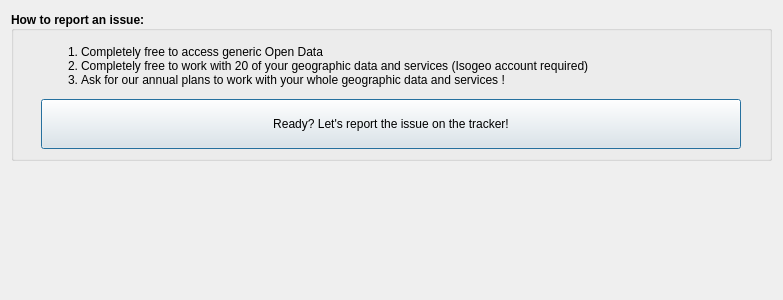
<?xml version="1.0" encoding="UTF-8"?>
<ui version="4.0">
 <author>Isogeo</author>
 <class>dlg_report</class>
 <widget class="QDialog" name="dlg_report">
  <property name="geometry">
   <rect>
    <x>0</x>
    <y>0</y>
    <width>783</width>
    <height>300</height>
   </rect>
  </property>
  <property name="minimumSize">
   <size>
    <width>750</width>
    <height>300</height>
   </size>
  </property>
  <property name="maximumSize">
   <size>
    <width>800</width>
    <height>400</height>
   </size>
  </property>
  <property name="windowTitle">
   <string>Report</string>
  </property>
  <property name="windowIcon">
   <iconset resource="../../resources.qrc">
    <normaloff>:/plugins/Isogeo/resources/bullhorn.svg</normaloff>:/plugins/Isogeo/resources/bullhorn.svg</iconset>
  </property>
  <property name="locale">
   <locale language="English" country="UnitedStates"/>
  </property>
  <property name="modal">
   <bool>false</bool>
  </property>
  <layout class="QVBoxLayout" name="verticalLayout">
   <item>
    <widget class="QGroupBox" name="grb_need_account">
     <property name="minimumSize">
      <size>
       <width>200</width>
       <height>150</height>
      </size>
     </property>
     <property name="maximumSize">
      <size>
       <width>16777215</width>
       <height>200</height>
      </size>
     </property>
     <property name="font">
      <font>
       <weight>75</weight>
       <bold>true</bold>
      </font>
     </property>
     <property name="autoFillBackground">
      <bool>true</bool>
     </property>
     <property name="locale">
      <locale language="English" country="UnitedStates"/>
     </property>
     <property name="title">
      <string>How to report an issue:</string>
     </property>
     <property name="alignment">
      <set>Qt::AlignLeading|Qt::AlignLeft|Qt::AlignVCenter</set>
     </property>
     <property name="flat">
      <bool>true</bool>
     </property>
     <layout class="QGridLayout" name="gridLayout">
      <item row="0" column="0">
       <widget class="QLabel" name="lbl_access_conditions">
        <property name="maximumSize">
         <size>
          <width>700</width>
          <height>16777215</height>
         </size>
        </property>
        <property name="font">
         <font>
          <weight>50</weight>
          <bold>false</bold>
         </font>
        </property>
        <property name="text">
         <string>&lt;html&gt;&lt;head/&gt;&lt;body&gt;&lt;ol style=&quot;margin-top: 0px; margin-bottom: 0px; margin-left: 0px; margin-right: 0px; -qt-list-indent: 1;&quot;&gt;&lt;li style=&quot; margin-top:12px; margin-bottom:0px; margin-left:0px; margin-right:0px; -qt-block-indent:0; text-indent:0px;&quot;&gt;Completely free to access generic Open Data &lt;/li&gt;&lt;li style=&quot; margin-top:0px; margin-bottom:0px; margin-left:0px; margin-right:0px; -qt-block-indent:0; text-indent:0px;&quot;&gt;Completely free to work with 20 of your geographic data and services (Isogeo account required) &lt;/li&gt;&lt;li style=&quot; margin-top:0px; margin-bottom:12px; margin-left:0px; margin-right:0px; -qt-block-indent:0; text-indent:0px;&quot;&gt;Ask for our annual plans to work with your whole geographic data and services ! &lt;/li&gt;&lt;/ol&gt;&lt;/body&gt;&lt;/html&gt;</string>
        </property>
        <property name="textFormat">
         <enum>Qt::RichText</enum>
        </property>
       </widget>
      </item>
      <item row="1" column="0">
       <widget class="QPushButton" name="btn_account_new">
        <property name="minimumSize">
         <size>
          <width>200</width>
          <height>30</height>
         </size>
        </property>
        <property name="maximumSize">
         <size>
          <width>700</width>
          <height>50</height>
         </size>
        </property>
        <property name="font">
         <font>
          <weight>50</weight>
          <bold>false</bold>
         </font>
        </property>
        <property name="cursor">
         <cursorShape>PointingHandCursor</cursorShape>
        </property>
        <property name="autoFillBackground">
         <bool>true</bool>
        </property>
        <property name="text">
         <string>Ready? Let's report the issue on the tracker!</string>
        </property>
        <property name="icon">
         <iconset resource="../../resources.qrc">
          <normaloff>:/plugins/Isogeo/resources/send-o.svg</normaloff>:/plugins/Isogeo/resources/send-o.svg</iconset>
        </property>
        <property name="default">
         <bool>true</bool>
        </property>
       </widget>
      </item>
     </layout>
    </widget>
   </item>
   <item>
    <spacer name="verticalSpacer">
     <property name="orientation">
      <enum>Qt::Vertical</enum>
     </property>
     <property name="sizeHint" stdset="0">
      <size>
       <width>20</width>
       <height>40</height>
      </size>
     </property>
    </spacer>
   </item>
  </layout>
 </widget>
 <resources>
  <include location="../../resources.qrc"/>
 </resources>
 <connections/>
</ui>
